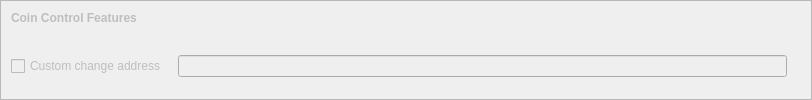
                            <widget class="QFrame" name="frameCoinControl">
                                <property name="sizePolicy">
                                    <sizepolicy hsizetype="Expanding" vsizetype="Expanding">
                                        <horstretch>0</horstretch>
                                        <verstretch>0</verstretch>
                                    </sizepolicy>
                                </property>
                                <property name="maximumSize">
                                    <size>
                                        <width>16777215</width>
                                        <height>16777215</height>
                                    </size>
                                </property>
                                <property name="frameShape">
                                    <enum>QFrame::StyledPanel</enum>
                                </property>
                                <property name="frameShadow">
                                    <enum>QFrame::Sunken</enum>
                                </property>
                                <layout class="QVBoxLayout" name="verticalLayoutCoinControl2_2">
                                    <property name="spacing">
                                        <number>0</number>
                                    </property>
                                    <property name="leftMargin">
                                        <number>0</number>
                                    </property>
                                    <property name="topMargin">
                                        <number>0</number>
                                    </property>
                                    <property name="rightMargin">
                                        <number>0</number>
                                    </property>
                                    <property name="bottomMargin">
                                        <number>0</number>
                                    </property>
                                    <item>
                                        <layout class="QVBoxLayout" name="verticalLayoutCoinControl" stretch="0,0,0,1">
                                            <property name="spacing">
                                                <number>0</number>
                                            </property>
                                            <property name="leftMargin">
                                                <number>10</number>
                                            </property>
                                            <property name="topMargin">
                                                <number>10</number>
                                            </property>
                                            <item>
                                                <layout class="QHBoxLayout" name="horizontalLayoutCoinControl1">
                                                    <property name="bottomMargin">
                                                        <number>15</number>
                                                    </property>
                                                    <item>
                                                        <widget class="QLabel" name="labelCoinControlFeatures">
                                                            <property name="enabled">
                                                                <bool>false</bool>
                                                            </property>
                                                            <property name="sizePolicy">
                                                                <sizepolicy hsizetype="Preferred" vsizetype="Maximum">
                                                                    <horstretch>0</horstretch>
                                                                    <verstretch>0</verstretch>
                                                                </sizepolicy>
                                                            </property>
                                                            <property name="font">
                                                                <font>
                                                                    <weight>75</weight>
                                                                    <bold>true</bold>
                                                                </font>
                                                            </property>
                                                            <property name="styleSheet">
                                                                <string notr="true">font-weight:bold;</string>
                                                            </property>
                                                            <property name="text">
                                                                <string>Coin Control Features</string>
                                                            </property>
                                                        </widget>
                                                    </item>
                                                </layout>
                                            </item>
                                            <item>
                                                <widget class="QWidget" name="widgetCoinControl" native="true">
                                                    <property name="sizePolicy">
                                                        <sizepolicy hsizetype="Preferred" vsizetype="Preferred">
                                                            <horstretch>0</horstretch>
                                                            <verstretch>0</verstretch>
                                                        </sizepolicy>
                                                    </property>
                                                    <property name="minimumSize">
                                                        <size>
                                                            <width>0</width>
                                                            <height>0</height>
                                                        </size>
                                                    </property>
                                                    <property name="styleSheet">
                                                        <string notr="true"/>
                                                    </property>
                                                    <layout class="QHBoxLayout" name="horizontalLayoutCoinControl5_2">
                                                        <property name="leftMargin">
                                                            <number>0</number>
                                                        </property>
                                                        <property name="topMargin">
                                                            <number>0</number>
                                                        </property>
                                                        <property name="rightMargin">
                                                            <number>0</number>
                                                        </property>
                                                        <property name="bottomMargin">
                                                            <number>0</number>
                                                        </property>
                                                        <item>
                                                            <layout class="QHBoxLayout"
                                                                    name="horizontalLayoutCoinControl3">
                                                                <property name="spacing">
                                                                    <number>20</number>
                                                                </property>
                                                                <property name="topMargin">
                                                                    <number>0</number>
                                                                </property>
                                                                <property name="bottomMargin">
                                                                    <number>10</number>
                                                                </property>
                                                            </layout>
                                                        </item>
                                                    </layout>
                                                </widget>
                                            </item>
                                            <item>
                                                <layout class="QHBoxLayout" name="horizontalLayoutCoinControl4"
                                                        stretch="0,0,0">
                                                    <property name="spacing">
                                                        <number>12</number>
                                                    </property>
                                                    <property name="sizeConstraint">
                                                        <enum>QLayout::SetDefaultConstraint</enum>
                                                    </property>
                                                    <property name="topMargin">
                                                        <number>5</number>
                                                    </property>
                                                    <property name="rightMargin">
                                                        <number>5</number>
                                                    </property>
                                                    <item>
                                                        <widget class="QCheckBox" name="checkBoxCoinControlChange">
                                                            <property name="enabled">
                                                                <bool>false</bool>
                                                            </property>
                                                            <property name="toolTip">
                                                                <string>If this is activated, but the change address is
                                                                    empty or invalid, change will be sent to a newly
                                                                    generated address.
                                                                </string>
                                                            </property>
                                                            <property name="text">
                                                                <string>Custom change address</string>
                                                            </property>
                                                        </widget>
                                                    </item>
                                                    <item>
                                                        <widget class="QValidatedLineEdit"
                                                                name="lineEditCoinControlChange">
                                                            <property name="enabled">
                                                                <bool>false</bool>
                                                            </property>
                                                            <property name="sizePolicy">
                                                                <sizepolicy hsizetype="Expanding" vsizetype="Fixed">
                                                                    <horstretch>0</horstretch>
                                                                    <verstretch>0</verstretch>
                                                                </sizepolicy>
                                                            </property>
                                                        </widget>
                                                    </item>
                                                    <item>
                                                        <widget class="QLabel" name="labelCoinControlChangeLabel_2">
                                                            <property name="sizePolicy">
                                                                <sizepolicy hsizetype="Preferred" vsizetype="Expanding">
                                                                    <horstretch>0</horstretch>
                                                                    <verstretch>0</verstretch>
                                                                </sizepolicy>
                                                            </property>
                                                            <property name="minimumSize">
                                                                <size>
                                                                    <width>0</width>
                                                                    <height>0</height>
                                                                </size>
                                                            </property>
                                                            <property name="text">
                                                                <string/>
                                                            </property>
                                                            <property name="margin">
                                                                <number>3</number>
                                                            </property>
                                                        </widget>
                                                    </item>
                                                </layout>
                                            </item>
                                            <item>
                                                <spacer name="verticalSpacerCoinControl">
                                                    <property name="orientation">
                                                        <enum>Qt::Vertical</enum>
                                                    </property>
                                                    <property name="sizeHint" stdset="0">
                                                        <size>
                                                            <width>800</width>
                                                            <height>1</height>
                                                        </size>
                                                    </property>
                                                </spacer>
                                            </item>
                                        </layout>
                                    </item>
                                </layout>
                            </widget>
